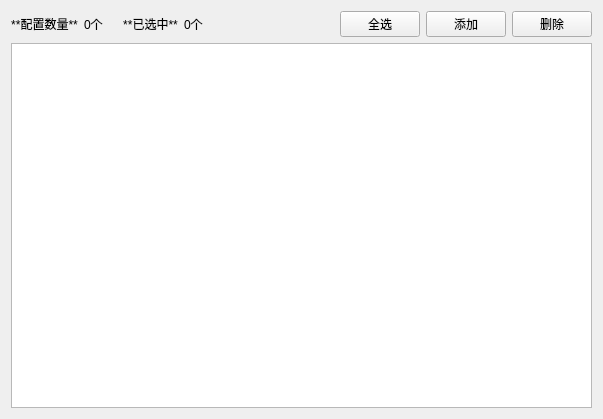
<?xml version="1.0" encoding="UTF-8"?>
<ui version="4.0">
 <class>ConfigManage</class>
 <widget class="QWidget" name="ConfigManage">
  <property name="geometry">
   <rect>
    <x>0</x>
    <y>0</y>
    <width>603</width>
    <height>419</height>
   </rect>
  </property>
  <property name="windowTitle">
   <string>管理 - 配置管理</string>
  </property>
  <layout class="QVBoxLayout" name="verticalLayout">
   <item>
    <layout class="QHBoxLayout" name="horizontalLayout">
     <item>
      <widget class="QLabel" name="label_3">
       <property name="sizePolicy">
        <sizepolicy hsizetype="Preferred" vsizetype="Fixed">
         <horstretch>0</horstretch>
         <verstretch>0</verstretch>
        </sizepolicy>
       </property>
       <property name="text">
        <string>**配置数量**</string>
       </property>
       <property name="textFormat">
        <enum>Qt::MarkdownText</enum>
       </property>
       <property name="alignment">
        <set>Qt::AlignCenter</set>
       </property>
      </widget>
     </item>
     <item>
      <widget class="QLabel" name="config_number">
       <property name="sizePolicy">
        <sizepolicy hsizetype="Preferred" vsizetype="Fixed">
         <horstretch>0</horstretch>
         <verstretch>0</verstretch>
        </sizepolicy>
       </property>
       <property name="styleSheet">
        <string notr="true"/>
       </property>
       <property name="text">
        <string>0个</string>
       </property>
       <property name="textFormat">
        <enum>Qt::AutoText</enum>
       </property>
       <property name="alignment">
        <set>Qt::AlignLeading|Qt::AlignLeft|Qt::AlignVCenter</set>
       </property>
       <property name="wordWrap">
        <bool>true</bool>
       </property>
      </widget>
     </item>
     <item>
      <widget class="QLabel" name="user_number_3">
       <property name="sizePolicy">
        <sizepolicy hsizetype="Preferred" vsizetype="Fixed">
         <horstretch>0</horstretch>
         <verstretch>0</verstretch>
        </sizepolicy>
       </property>
       <property name="styleSheet">
        <string notr="true"/>
       </property>
       <property name="text">
        <string/>
       </property>
       <property name="textFormat">
        <enum>Qt::AutoText</enum>
       </property>
       <property name="alignment">
        <set>Qt::AlignLeading|Qt::AlignLeft|Qt::AlignVCenter</set>
       </property>
       <property name="wordWrap">
        <bool>true</bool>
       </property>
      </widget>
     </item>
     <item>
      <widget class="QLabel" name="label_4">
       <property name="sizePolicy">
        <sizepolicy hsizetype="Preferred" vsizetype="Fixed">
         <horstretch>0</horstretch>
         <verstretch>0</verstretch>
        </sizepolicy>
       </property>
       <property name="text">
        <string>**已选中**</string>
       </property>
       <property name="textFormat">
        <enum>Qt::MarkdownText</enum>
       </property>
       <property name="alignment">
        <set>Qt::AlignCenter</set>
       </property>
      </widget>
     </item>
     <item>
      <widget class="QLabel" name="select_config_number">
       <property name="sizePolicy">
        <sizepolicy hsizetype="Preferred" vsizetype="Fixed">
         <horstretch>0</horstretch>
         <verstretch>0</verstretch>
        </sizepolicy>
       </property>
       <property name="styleSheet">
        <string notr="true"/>
       </property>
       <property name="text">
        <string>0个</string>
       </property>
       <property name="textFormat">
        <enum>Qt::AutoText</enum>
       </property>
       <property name="alignment">
        <set>Qt::AlignLeading|Qt::AlignLeft|Qt::AlignVCenter</set>
       </property>
       <property name="wordWrap">
        <bool>true</bool>
       </property>
      </widget>
     </item>
     <item>
      <spacer name="horizontalSpacer">
       <property name="orientation">
        <enum>Qt::Horizontal</enum>
       </property>
       <property name="sizeHint" stdset="0">
        <size>
         <width>40</width>
         <height>20</height>
        </size>
       </property>
      </spacer>
     </item>
     <item>
      <widget class="QPushButton" name="toggle_select_btn">
       <property name="text">
        <string>全选</string>
       </property>
      </widget>
     </item>
     <item>
      <widget class="QPushButton" name="add_config_btn">
       <property name="text">
        <string>添加</string>
       </property>
      </widget>
     </item>
     <item>
      <widget class="QPushButton" name="del_config_btn">
       <property name="text">
        <string>删除</string>
       </property>
      </widget>
     </item>
    </layout>
   </item>
   <item>
    <widget class="QTableView" name="tableView"/>
   </item>
  </layout>
 </widget>
 <resources/>
 <connections/>
</ui>
